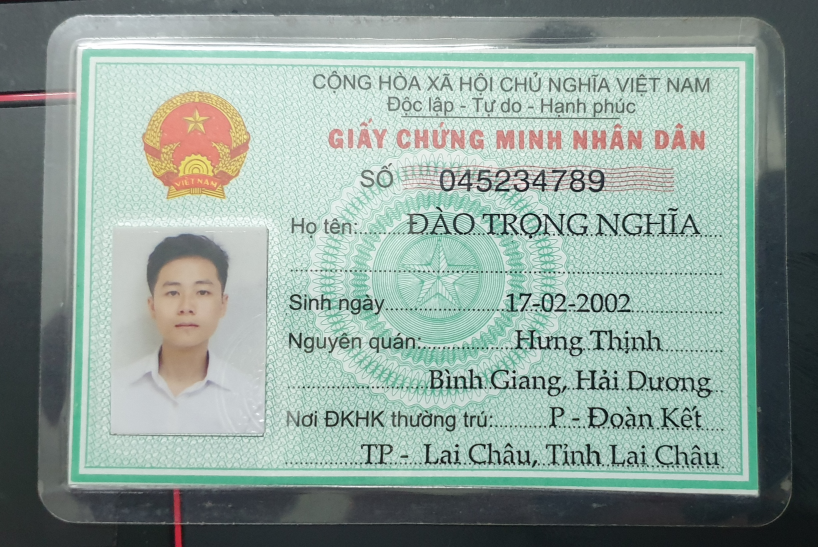
#> input picture img/045234789.jpg, 2452 x 1641 px (shown at 1/3 size)
$ python main.py
#> lines starting #> are read from the running program, lines starting #| are printed output that depends on the picture
### align.py
import cv2
import numpy as np
class Alignment:
    def __init__(self):
        print("Aligment")

    # [27 lines left out: functions order_points, align, not called in this run]

### main.py
import cv2
from align import Alignment
X=Alignment()
def read(path):
#> called with path = 'img/045234789.jpg'
    img=cv2.imread(path)
#> img is the input picture: shape (1641, 2452, 3); mean B, G, R 153.7, 161, 143.5
    height=img.shape[0]
#> height = 1641
    width=img.shape[1]
#> width = 2452
    ratio=height/width
#> ratio = 0.669
    return cv2.resize(img,(int(500*ratio),500))
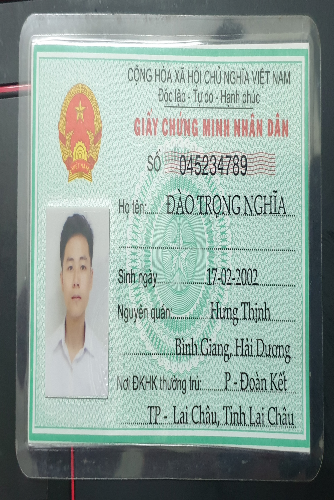
#> returned value: shape (500, 334, 3); mean of channels 0, 1, 2 153.5, 160.9, 143.4; drawn as B, G, R


def draw_rec(event, x, y, flags, param):
    global ix, iy, ex, ey, drawing, mode

    if event == cv2.EVENT_LBUTTONDOWN:
        ix, iy = x, y

    elif event == cv2.EVENT_LBUTTONUP:
        ex, ey = x, y


def get_crop_size(image):
    cv2.namedWindow('draw_rectangle')
    cv2.setMouseCallback('draw_rectangle', draw_rec, image)
    print("Choose your area of interest!")
    while 1:
        cv2.imshow('draw_rectangle', image)
        k = cv2.waitKey(1) & 0xFF
#> (key Esc is pressed here)
        if k == ord('a'):
            cv2.destroyAllWindows()
            break
def align(img):
    img0=img.copy()
    get_crop_size(img)
    x1=ix
    y1=iy
    img=cv2.circle(img,(ix,iy),3,(255, 0, 0),3)
    get_crop_size(img)
    x2=ix
    y2=iy
    img=cv2.circle(img,(ix,iy),3,(255, 0, 0),3)
    get_crop_size(img)
    x3=ix
    y3=iy
    img=cv2.circle(img,(ix,iy),3,(255, 0, 0),3)
    get_crop_size(img)
    x4=ix
    y4=iy
    img=cv2.circle(img,(ix,iy),3,(255, 0, 0),3)
    return X.align(img0,[(x1,y1),(x2,y2),(x3,y3),(x4,y4)])


if __name__ == "__main__":
    path="img/045234789.jpg"
    img=read(path)
    # cv2.imwrite("test.jpg",align(img))
    cv2.imshow("test",align(img))
    cv2.waitKey(0)


$ run again, with img/1.jpeg copied over img/045234789.jpg
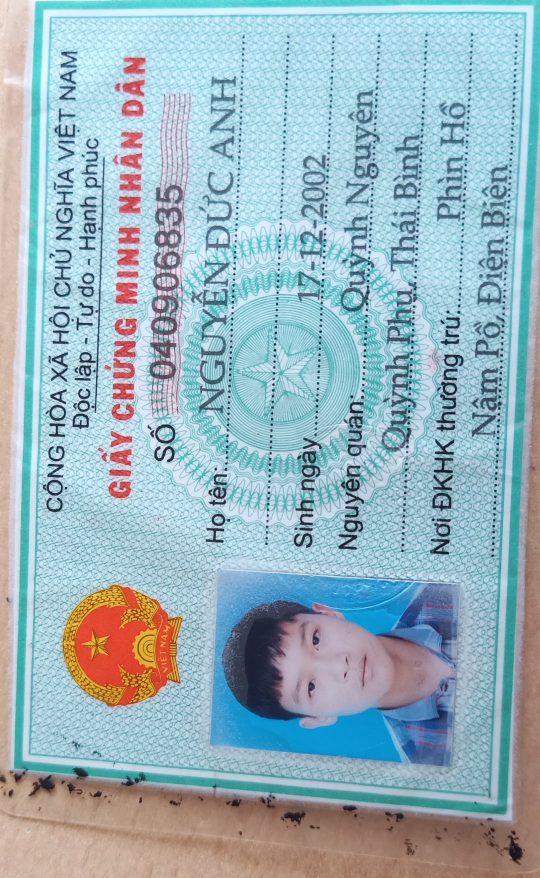
#> input picture img/1.jpeg, 1080 x 1756 px (shown at 1/2 size)
#> in read, img is the input picture: shape (1756, 1080, 3); mean B, G, R 189.5, 179.3, 153
#> in read, `return cv2.resize(img,(int(500*ratio),500))`:
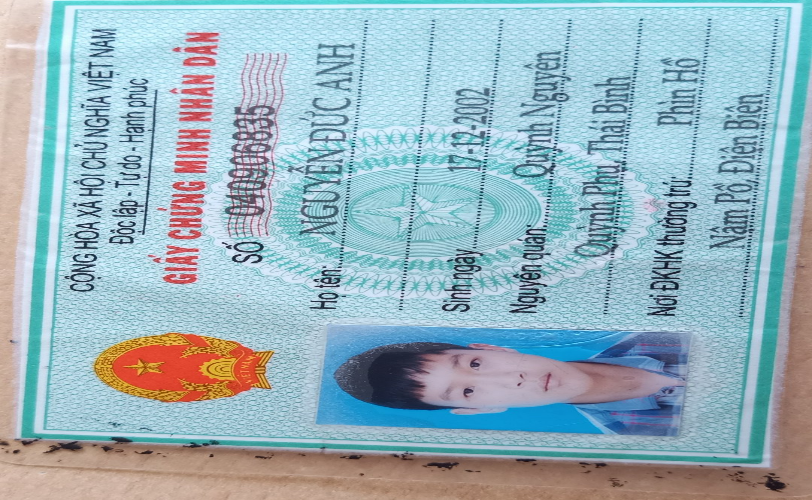
#> returned value: shape (500, 812, 3); mean of channels 0, 1, 2 189.4, 179.2, 152.8; drawn as B, G, R
